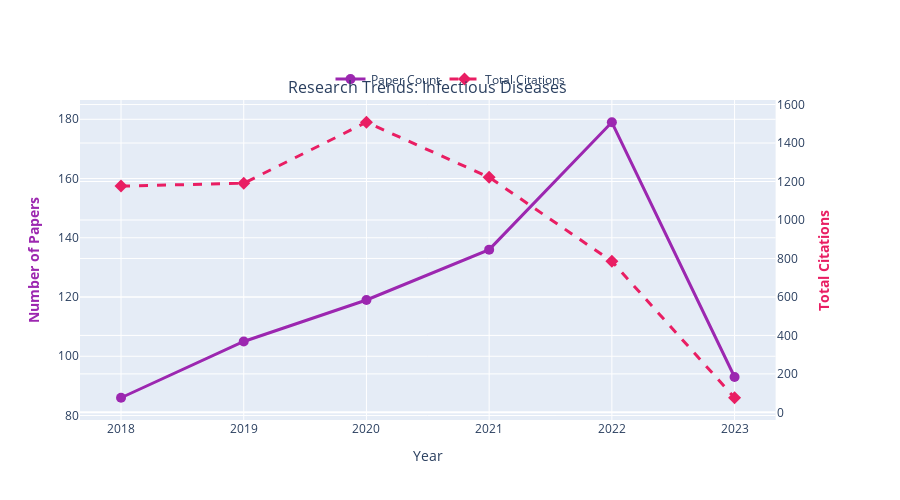
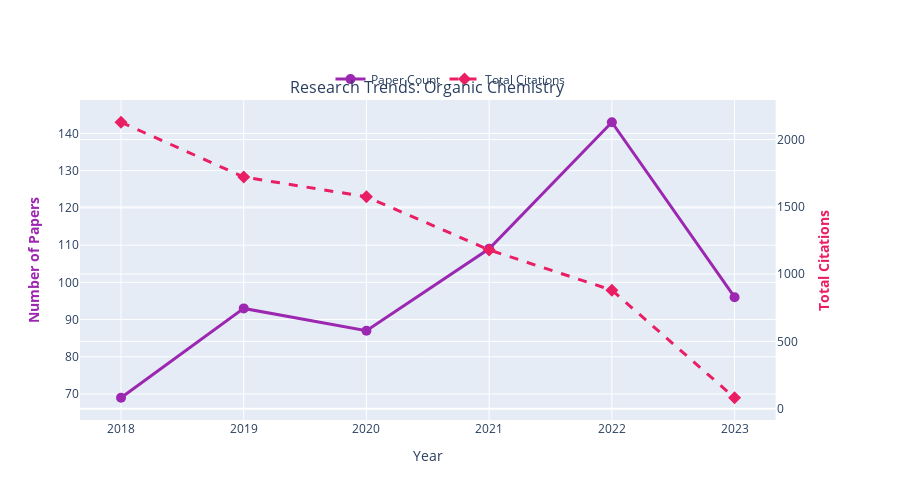
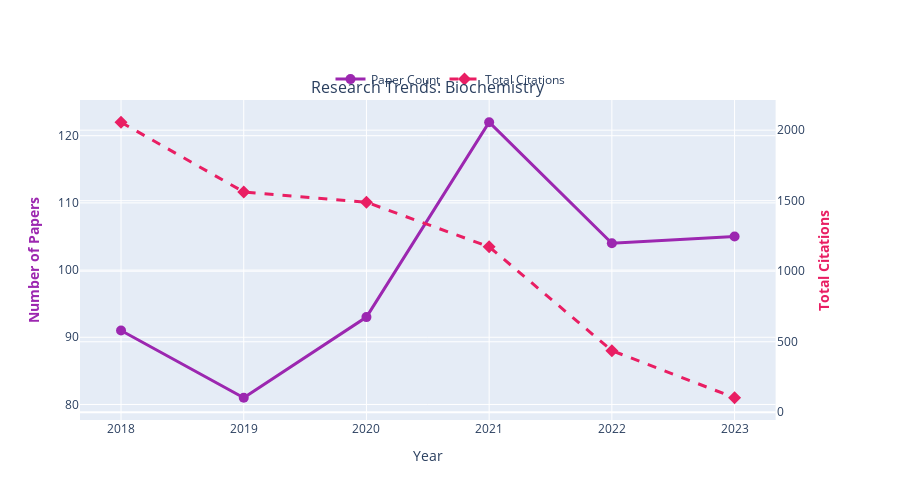

These figures' notebook cell, in order:
### Code cell
# Visualize subtopic trends: Dual-axis plot (Papers vs Citations)
def plot_subtopic_trends(subtopic_name, papers_df):
    """
    Create a dual-axis plot showing paper count and citation trends.
    """
    trends = get_subtopic_trends(subtopic_name, papers_df)
    
    if trends is None or len(trends) == 0:
        print(f"No data available for '{subtopic_name}'")
        return
    
    # Create figure with secondary y-axis
    fig = make_subplots(
        specs=[[{"secondary_y": True}]],
        subplot_titles=[f"Research Trends: {subtopic_name}"]
    )
    
    # Add paper count trace
    fig.add_trace(
        go.Scatter(
            x=trends['year'],
            y=trends['paper_count'],
            name='Paper Count',
            mode='lines+markers',
            line=dict(color='#9C27B0', width=3),
            marker=dict(size=10),
            hovertemplate='<b>Papers</b><br>Year: %{x}<br>Count: %{y}<extra></extra>'
        ),
        secondary_y=False
    )
    
    # Add citation count trace
    fig.add_trace(
        go.Scatter(
            x=trends['year'],
            y=trends['total_citations'],
            name='Total Citations',
            mode='lines+markers',
            line=dict(color='#E91E63', width=3, dash='dash'),
            marker=dict(size=10, symbol='diamond'),
            hovertemplate='<b>Citations</b><br>Year: %{x}<br>Count: %{y:,}<extra></extra>'
        ),
        secondary_y=True
    )
    
    # Update axes
    fig.update_xaxes(title_text="Year")
    fig.update_yaxes(title_text="<b>Number of Papers</b>", secondary_y=False, title_font=dict(color='#9C27B0'))
    fig.update_yaxes(title_text="<b>Total Citations</b>", secondary_y=True, title_font=dict(color='#E91E63'))
    
    fig.update_layout(
        height=500,
        hovermode='x unified',
        legend=dict(orientation='h', yanchor='bottom', y=1.02, xanchor='center', x=0.5)
    )
    
    fig.show()
    
    # Print summary statistics
    print(f"\nSummary for '{subtopic_name}':")
    print(f"  Total papers: {trends['paper_count'].sum()}")
    print(f"  Total citations: {trends['total_citations'].sum():,}")
    print(f"  Avg citations per paper: {trends['total_citations'].sum() / trends['paper_count'].sum():.1f}")
    print(f"  Paper growth rate: {((trends['paper_count'].iloc[-1] / trends['paper_count'].iloc[0]) - 1) * 100:.1f}%")

# Test with top subtopics
for subtopic, _ in top_subtopics[:3]:
    plot_subtopic_trends(subtopic, papers_df)

### Figure 1 — Plotly figure (JSON) as saved in the notebook; plotly's stock layout.template omitted (floating-point values rounded to 4 significant figures)
{"data": [{"hovertemplate": "<b>Papers</b><br>Year: %{x}<br>Count: %{y}<extra></extra>", "line": {"color": "#9C27B0", "width": 3}, "marker": {"size": 10}, "mode": "lines+markers", "name": "Paper Count", "type": "scatter", "x": [2018, 2019, 2020, 2021, 2022, 2023], "xaxis": "x", "y": [86, 105, 119, 136, 179, 93], "yaxis": "y"}, {"hovertemplate": "<b>Citations</b><br>Year: %{x}<br>Count: %{y:,}<extra></extra>", "line": {"color": "#E91E63", "dash": "dash", "width": 3}, "marker": {"size": 10, "symbol": "diamond"}, "mode": "lines+markers", "name": "Total Citations", "type": "scatter", "x": [2018, 2019, 2020, 2021, 2022, 2023], "xaxis": "x", "y": [1176, 1191, 1508, 1222, 785, 76], "yaxis": "y2"}], "layout": {"annotations": [{"font": {"size": 16}, "showarrow": false, "text": "Research Trends: Infectious Diseases", "x": 0.47, "xanchor": "center", "xref": "paper", "y": 1, "yanchor": "bottom", "yref": "paper"}], "height": 500, "hovermode": "x unified", "legend": {"orientation": "h", "x": 0.5, "xanchor": "center", "y": 1.02, "yanchor": "bottom"}, "xaxis": {"anchor": "y", "domain": [0, 0.94], "title": {"text": "Year"}}, "yaxis": {"anchor": "x", "domain": [0, 1], "title": {"font": {"color": "#9C27B0"}, "text": "<b>Number of Papers</b>"}}, "yaxis2": {"anchor": "x", "overlaying": "y", "side": "right", "title": {"font": {"color": "#E91E63"}, "text": "<b>Total Citations</b>"}}}}

### Figure 2 — Plotly figure (JSON) as saved in the notebook; plotly's stock layout.template omitted (floating-point values rounded to 4 significant figures)
{"data": [{"hovertemplate": "<b>Papers</b><br>Year: %{x}<br>Count: %{y}<extra></extra>", "line": {"color": "#9C27B0", "width": 3}, "marker": {"size": 10}, "mode": "lines+markers", "name": "Paper Count", "type": "scatter", "x": [2018, 2019, 2020, 2021, 2022, 2023], "xaxis": "x", "y": [69, 93, 87, 109, 143, 96], "yaxis": "y"}, {"hovertemplate": "<b>Citations</b><br>Year: %{x}<br>Count: %{y:,}<extra></extra>", "line": {"color": "#E91E63", "dash": "dash", "width": 3}, "marker": {"size": 10, "symbol": "diamond"}, "mode": "lines+markers", "name": "Total Citations", "type": "scatter", "x": [2018, 2019, 2020, 2021, 2022, 2023], "xaxis": "x", "y": [2129, 1722, 1575, 1180, 881, 81], "yaxis": "y2"}], "layout": {"annotations": [{"font": {"size": 16}, "showarrow": false, "text": "Research Trends: Organic Chemistry", "x": 0.47, "xanchor": "center", "xref": "paper", "y": 1, "yanchor": "bottom", "yref": "paper"}], "height": 500, "hovermode": "x unified", "legend": {"orientation": "h", "x": 0.5, "xanchor": "center", "y": 1.02, "yanchor": "bottom"}, "xaxis": {"anchor": "y", "domain": [0, 0.94], "title": {"text": "Year"}}, "yaxis": {"anchor": "x", "domain": [0, 1], "title": {"font": {"color": "#9C27B0"}, "text": "<b>Number of Papers</b>"}}, "yaxis2": {"anchor": "x", "overlaying": "y", "side": "right", "title": {"font": {"color": "#E91E63"}, "text": "<b>Total Citations</b>"}}}}

### Figure 3 — Plotly figure (JSON) as saved in the notebook; plotly's stock layout.template omitted (floating-point values rounded to 4 significant figures)
{"data": [{"hovertemplate": "<b>Papers</b><br>Year: %{x}<br>Count: %{y}<extra></extra>", "line": {"color": "#9C27B0", "width": 3}, "marker": {"size": 10}, "mode": "lines+markers", "name": "Paper Count", "type": "scatter", "x": [2018, 2019, 2020, 2021, 2022, 2023], "xaxis": "x", "y": [91, 81, 93, 122, 104, 105], "yaxis": "y"}, {"hovertemplate": "<b>Citations</b><br>Year: %{x}<br>Count: %{y:,}<extra></extra>", "line": {"color": "#E91E63", "dash": "dash", "width": 3}, "marker": {"size": 10, "symbol": "diamond"}, "mode": "lines+markers", "name": "Total Citations", "type": "scatter", "x": [2018, 2019, 2020, 2021, 2022, 2023], "xaxis": "x", "y": [2056, 1562, 1489, 1173, 437, 103], "yaxis": "y2"}], "layout": {"annotations": [{"font": {"size": 16}, "showarrow": false, "text": "Research Trends: Biochemistry", "x": 0.47, "xanchor": "center", "xref": "paper", "y": 1, "yanchor": "bottom", "yref": "paper"}], "height": 500, "hovermode": "x unified", "legend": {"orientation": "h", "x": 0.5, "xanchor": "center", "y": 1.02, "yanchor": "bottom"}, "xaxis": {"anchor": "y", "domain": [0, 0.94], "title": {"text": "Year"}}, "yaxis": {"anchor": "x", "domain": [0, 1], "title": {"font": {"color": "#9C27B0"}, "text": "<b>Number of Papers</b>"}}, "yaxis2": {"anchor": "x", "overlaying": "y", "side": "right", "title": {"font": {"color": "#E91E63"}, "text": "<b>Total Citations</b>"}}}}
